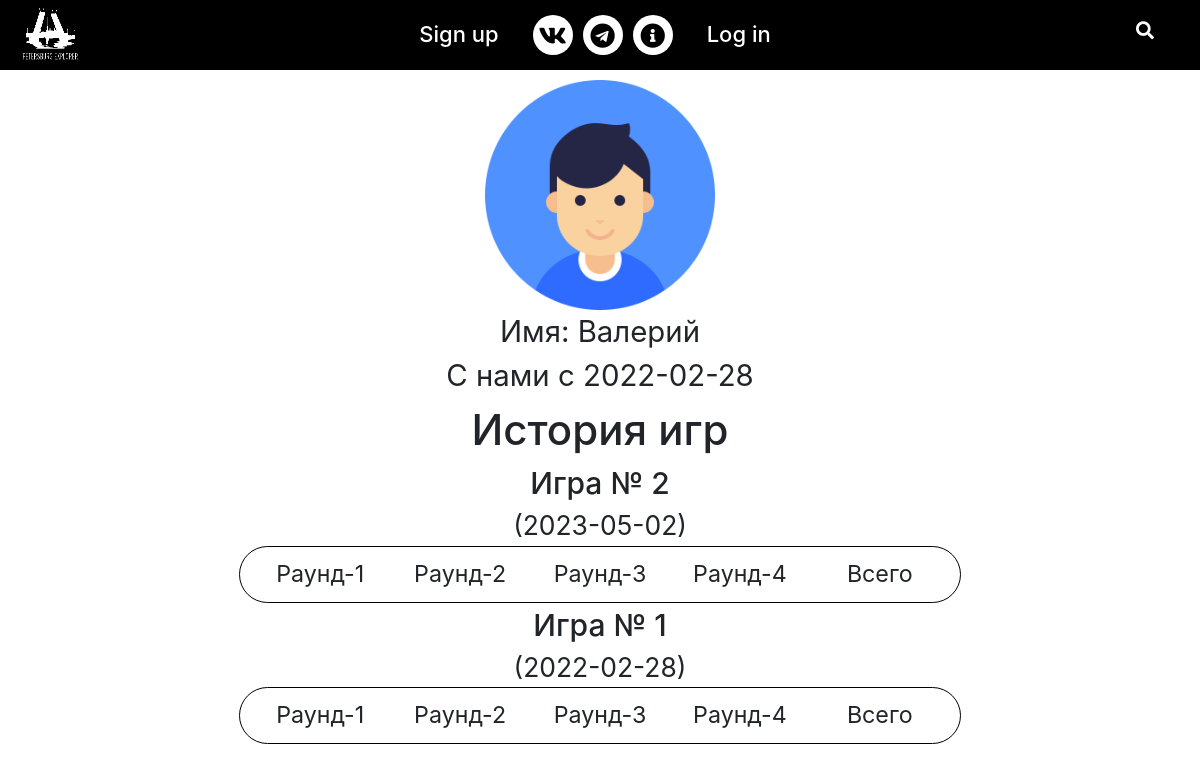
The app's page /users/Валерий, older data.
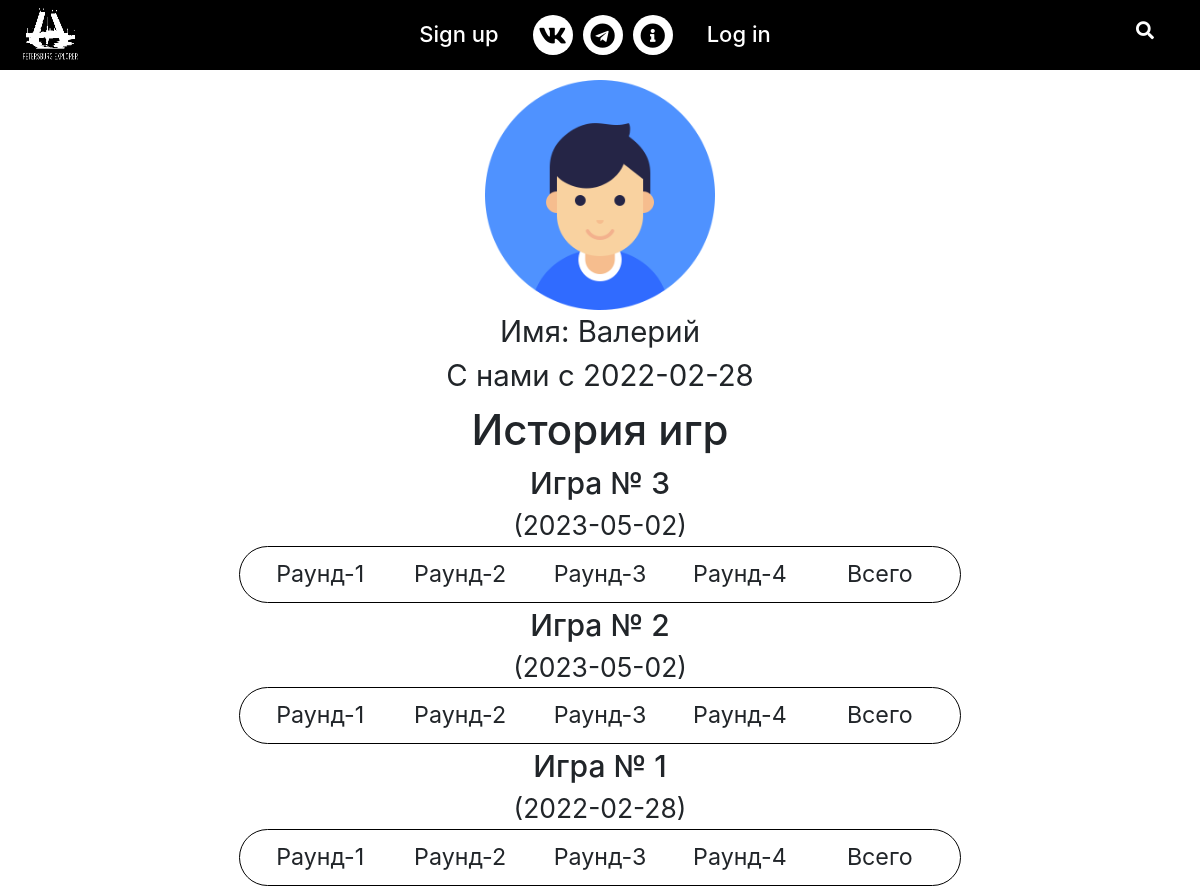
The same page, newer data.
### data/user.py (models this page shows, shortened)
class User(SqlAlchemyBase, UserMixin, SerializerMixin):
    __tablename__ = 'users'
    id = sqlalchemy.Column(sqlalchemy.Integer,
                           primary_key=True, autoincrement=True)
    name = sqlalchemy.Column(sqlalchemy.String, nullable=True)
    lower_name = sqlalchemy.Column(sqlalchemy.String, nullable=True)
    email = sqlalchemy.Column(sqlalchemy.String,
                              index=True, unique=True, nullable=True)
    hashed_password = sqlalchemy.Column(sqlalchemy.String, nullable=True)
    created_date = sqlalchemy.Column(sqlalchemy.Date, nullable=True, default=datetime.datetime.now)

### data/game_session.py (models this page shows, shortened)
class GameSession(SqlAlchemyBase):
    __tablename__ = 'game_sessions'
    id = sqlalchemy.Column(sqlalchemy.Integer,
                           primary_key=True, autoincrement=True)
    user_id = sqlalchemy.Column(sqlalchemy.Integer,
                                sqlalchemy.ForeignKey("users.id"))
    destination_coordinates_list = sqlalchemy.Column(sqlalchemy.String, nullable=True)
    finish_coordinates_list = sqlalchemy.Column(sqlalchemy.String, nullable=True)
    date = sqlalchemy.Column(sqlalchemy.Date, nullable=True, default=datetime.datetime.now)
    total_score = sqlalchemy.Column(sqlalchemy.Integer, nullable=True)
    round = sqlalchemy.Column(sqlalchemy.Integer, nullable=True)
    first_round_score = sqlalchemy.Column(sqlalchemy.Integer, nullable=True)
    second_round_score = sqlalchemy.Column(sqlalchemy.Integer, nullable=True)
    third_round_score = sqlalchemy.Column(sqlalchemy.Integer, nullable=True)
    fourth_round_score = sqlalchemy.Column(sqlalchemy.Integer, nullable=True)

### web_infrastructure/users_blueprint.py (the view)
@blueprint.route('/users/<username>')
def view_user(username):
    try:
        db_sess = db_session.create_session()
        user = db_sess.query(User).filter(
            (User.name == username)).first()
        game_sessions = db_sess.query(GameSession).filter(
            (GameSession.user_id == user.id))
        return render_template("profile.html", game_sessions=reversed(list(game_sessions)), user=user)
    except Exception as e:
        print(e)
        logging.fatal("ERROR OCCURED DURINGG SHOWING USER'S (id = {}) PROFILE".format(
            current_user.id))
        return render_template('error.html')

### data/db_session.py (called while the page is built)
def create_session() -> Session:
    global __factory
    return __factory()

### main.py (called while the page is built)
@app.context_processor
def base():
    form = SearchForm()
    return dict(form=form)

### templates/profile.html (shortened to what this page needs)
{% extends "base.html" %}
{% block content %}
<head>
    <link rel="stylesheet" href="../static/css/profile.css" type="text/css">
</head>
<div class="container">
    <div class="user-info">
        <img class="user-logo" src="../static/img/user.png" alt="..." width="230" height="230">
        <div class="info-label">Имя: {{ user.name }}</div>
        <div class="info-label">С нами с {{ user.created_date }}</div>
    </div>
    <div class="game-history">
        <div class="hist-label">
            История игр
        </div>
        {% for item in game_sessions%}
        <span class="game-label">Игра № {{ loop.revindex }}</span> <span class="date-label">({{ item.date }})</span>
        <div class="game-session">
            <div class="game-session-element">Раунд-1 <br> {{item.firstRoundScore}}</div>
            <div class="game-session-element">Раунд-2 <br> {{item.secondRoundScore}}</div>
            <div class="game-session-element">Раунд-3 <br> {{item.thirdRoundScore}}</div>
            <div class="game-session-element">Раунд-4 <br> {{item.fourthRoundScore}}</div>
            <div class="game-session-element">Всего <br> {{ item.totalScore }}</div>
        </div>
        {% endfor %}
    </div>
</div>
{% endblock %}

### templates/base.html (shortened to what this page needs)
<!DOCTYPE html>
<html lang="ru">
<head>
    <link rel="stylesheet" href="../static/css/style.css">
    <link href="https://cdn.jsdelivr.net/npm/bootstrap@5.0.0-beta2/dist/css/bootstrap.min.css" rel="stylesheet"
>
    <link rel="stylesheet" href="https://maxcdn.bootstrapcdn.com/bootstrap/4.0.0/css/bootstrap.min.css">
</head>
<body>
    <div class="wrapper">
        {% include "navbar.html" %}
        {% block content %}
        {% endblock %}
    </div>
</body>

### templates/navbar.html (shortened to what this page needs)
<head>
    <link rel="stylesheet" href="https://cdnjs.cloudflare.com/ajax/libs/font-awesome/5.15.3/css/all.min.css" />
</head>
<nav>
    <div class="logo"><a href="/">
            <img src="../static/img/logo.png" alt="" width="60" height="60">
        </a></div>
    <div class="content">
        <ul class="links">
            {% if not current_user.is_authenticated %}
            <li class="signup">
                <a href="/signup">Sign up</a>
            </li>
            {% endif %}
            <li class="social-menu">
                <div class="social-menu-element">
                    <a href="https://vk.com/petersburgexplorer">
                        <i class="fab fa-vk"></i>
                    </a>
                </div>
                <div class="social-menu-element">
                    <a href="https://t.me/peterburgexplorer_bot">
                        <i class="fab fa-telegram"></i>
                    </a>
                </div>
                <div class="social-menu-element">
                    <a href="/info/">
                        <i class="fas fa-info-circle"></i>
                    </a>
                </div>
            </li>
            {% if current_user.is_authenticated %}
            <li class="profile">
                <a href="#" class="desktop-link">
                    <i class="fas fa-user-circle"></i>
                    {{ current_user.name }}
                </a>
                <input type="checkbox" id="show-features">
                <label for="show-features">
                    <i class="fas fa-user-circle"></i>
                    {{ current_user.name }}
                </label>
                <ul class="dropdown">
                    <li><a href="/profile">Профиль</a></li>
                    <li><a href="/logout">Выйти</a></li>
                </ul>
            </li>
            {% else %}
            <li class="login">
                <a href="/login">Log in</a>
            </li>
            {% endif %}
        </ul>
    </div>
    <label for="show-search" class="search-icon"><i class="fas fa-search"></i></label>
</nav>

### static/css/style.css (style rules this page uses)
* { margin: 0; padding: 0; box-sizing: border-box; text-decoration: none; }
.wrapper { display: -webkit-box; display: -ms-flexbox; display: flex; -webkit-box-orient: vertical; -webkit-box-direction: normal; -ms-flex-direction: column; flex-direction: column; -ms-flex-wrap: wrap; flex-wrap: wrap; }
.wrapper nav { background-color: #000; position: relative; display: flex; width: 100%;; height: 70px; align-items: center; justify-content: space-between; }
nav .content { display: flex; align-items: center; }
.wrapper nav ul { padding-left: 0; }
nav .content .links { display: flex; margin-bottom: 0rem }
nav .content .links .social-menu { display: flex; align-self: center; }
.content .links li { list-style: none; line-height: 70px; margin: 0 0.5rem; }
.content .links li a, .content .links li label { color: #fff; text-decoration: none; font-size: 22px; font-weight: 500; padding: 9px 17px; border-radius: 5px; transition: all 0.3s ease; }
.wrapper .search-icon, .wrapper .menu-icon { color: #fff; font-size: 18px; cursor: pointer; line-height: 70px; width: 70px; text-align: center; }
.social-menu-element { padding: 0 5px; }
.social-menu-element a { border-radius: 50%!important; display: flex!important; align-items: center!important; justify-content: center!important; width: 40px; height: 40px; background-color: white; text-align: center; border-radius: 50%; -webkit-transition: 0.5s; transition: 0.5s; -webkit-transform: translate(0, 0px); transform: translate(0, 0px); -webkit-box-shadow: 0px 7px 5px rgba(0, 0, 0, 0.5); box-shadow: 0px 7px 5px rgba(0, 0, 0, 0.5); }
.social-menu-element i { color: #000000; font-size: 25px; -webkit-transition: 0.5s; transition: 0.5s; }
.social-menu-element a:hover, .social-menu-element a:visited, .social-menu-element a:link, .social-menu-element a:active { text-decoration: none; }
@media screen and (max-width: 1250px) { .wrapper nav { max-width: 100%; padding: 0 20px; } }
@media screen and (max-width: 1250px) { .content .links li a { padding: 8px 13px; } }

### static/css/profile.css (style rules this page uses)
.container { text-align: center; }
.game-history { display: flex; flex-direction: column; align-items: center; }
.game-session { border-radius: 35px; padding: 10px; border: 1px solid #000; display: flex; flex-wrap: wrap; font-size: calc(12px + 12 * (100vw / 1280)); width: 65%; }
.game-session-element { padding: 0px 0.1em; flex: 0 1 20%; }
.hist-label { display: inline; font-size: 3.5vw; font-weight: 550; }
.game-label { font-size: 2.5vw; font-weight: 500; }
.date-label { font-size: 2.2vw; }
.user-info { padding-top: 10px; display: block; }
.info-label { font-size: calc(20px + 10 * (100vw / 1280)); }

Row changes from the older to the newer data that the page shows:
added GameSession: date "2023-05-02"
